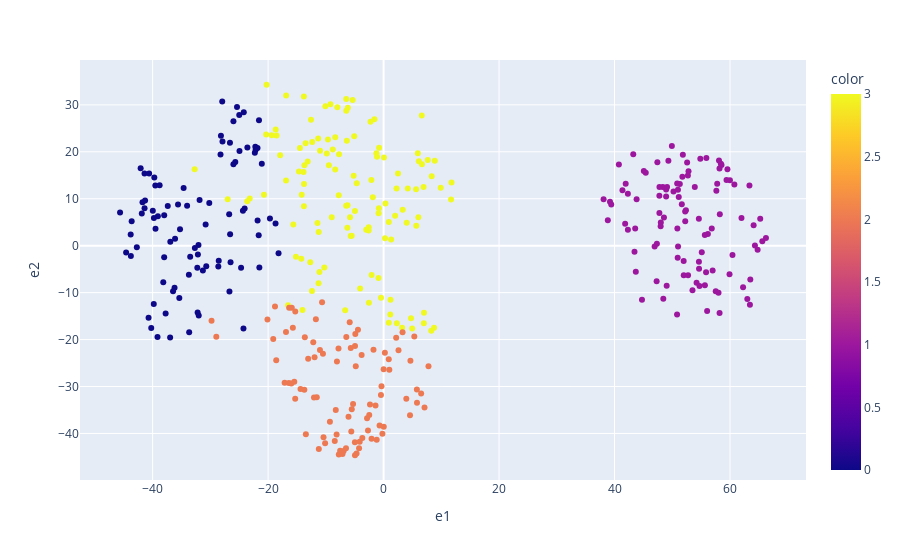

Here is the notebook cell this chart was saved with:
### Code cell
cluster_data.plot_embedding(True)

### Figure 1 — Plotly figure (JSON) as saved in the notebook; plotly's stock layout.template omitted (floating-point values rounded to 4 significant figures; data arrays with more than 128 entries replaced by an {"elided": "..."} marker saying what was removed)
{"data": [{"hovertemplate": "e1=%{x}<br>e2=%{y}<br>color=%{marker.color}<extra></extra>", "legendgroup": "", "marker": {"color": {"elided": "400 int values"}, "coloraxis": "coloraxis", "symbol": "circle"}, "mode": "markers", "name": "", "orientation": "v", "showlegend": false, "type": "scatter", "x": {"elided": "400 float values"}, "xaxis": "x", "y": {"elided": "400 float values"}, "yaxis": "y"}], "layout": {"autosize": true, "coloraxis": {"colorbar": {"title": {"text": "color"}}, "colorscale": [[0, "#0d0887"], [0.1111, "#46039f"], [0.2222, "#7201a8"], [0.3333, "#9c179e"], [0.4444, "#bd3786"], [0.5556, "#d8576b"], [0.6667, "#ed7953"], [0.7778, "#fb9f3a"], [0.8889, "#fdca26"], [1, "#f0f921"]]}, "legend": {"tracegroupgap": 0}, "margin": {"t": 60}, "xaxis": {"anchor": "y", "autorange": true, "domain": [0, 1], "range": [-52.29, 72.87], "title": {"text": "e1"}, "type": "linear"}, "yaxis": {"anchor": "x", "autorange": true, "domain": [0, 1], "range": [-50.23, 39.88], "title": {"text": "e2"}, "type": "linear"}}}
